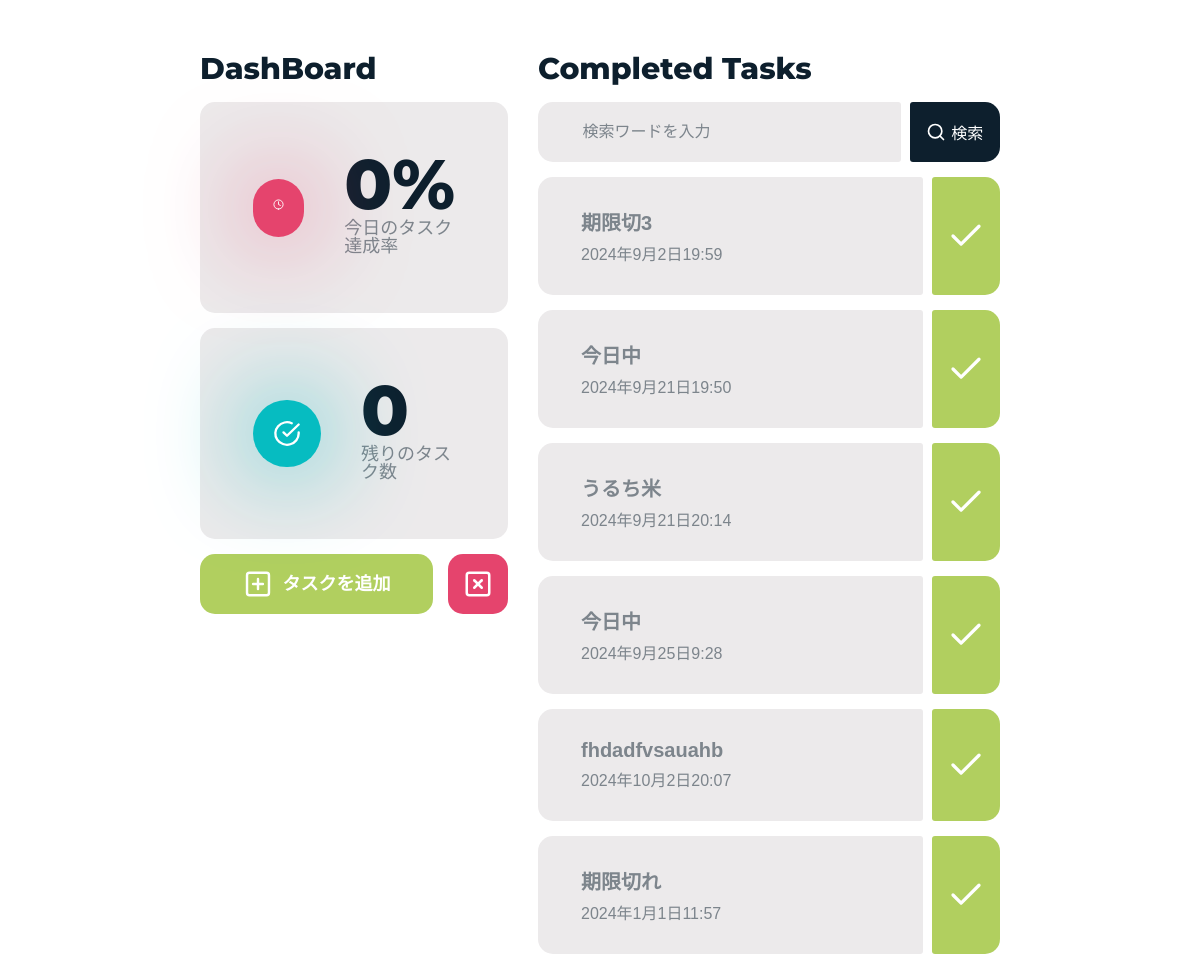
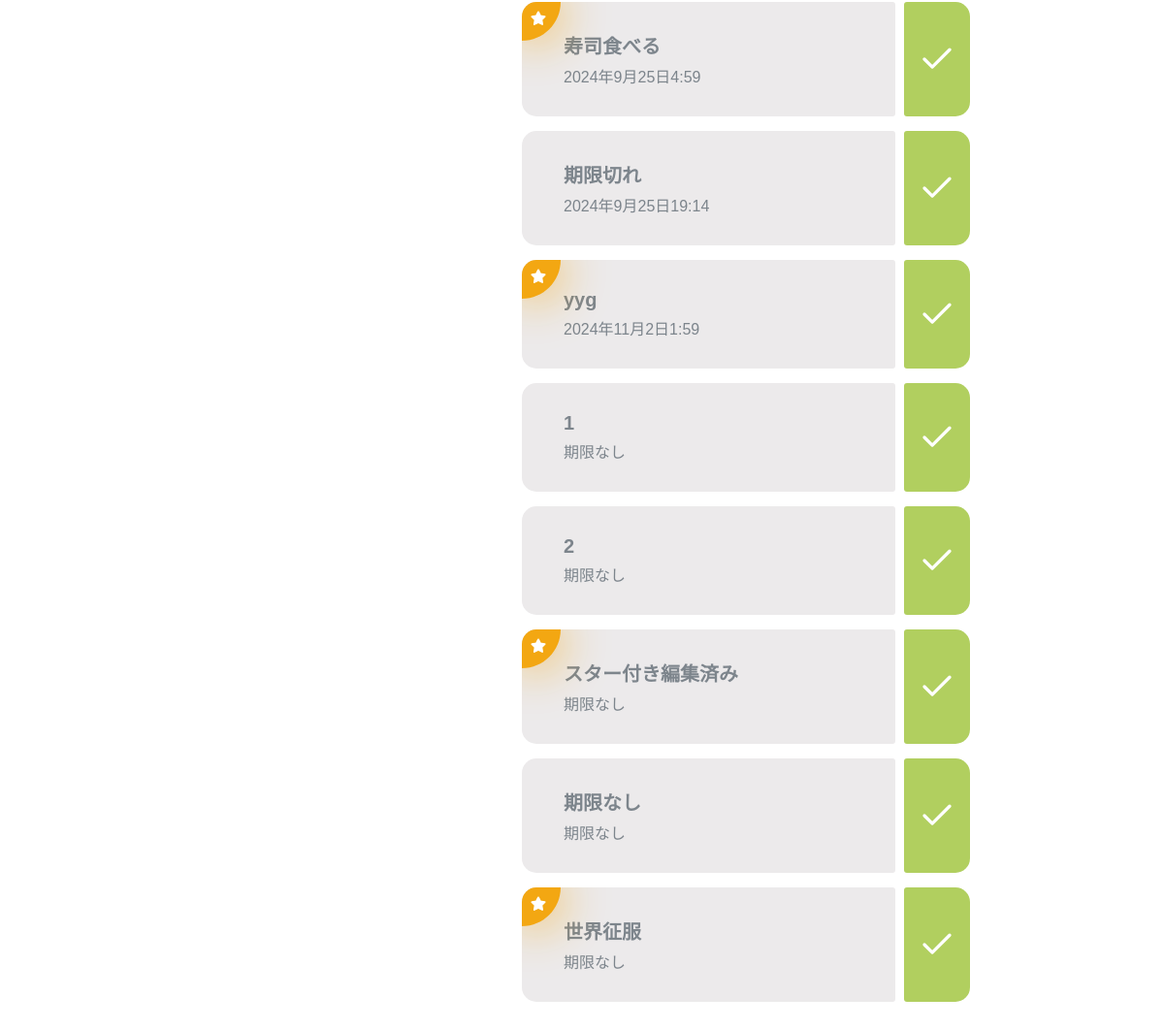
/todo/task_list/?isCompleted=true&sortBy=complete_date, run on the app's committed database (2 pictures, top to bottom).
### todo/models.py (models this page shows, shortened)
class Task(models.Model):
    title = models.CharField('タイトル', max_length=200)
    isStared = models.BooleanField(default=False)
    isCompleted = models.BooleanField(default=False)
    due = models.DateTimeField(null=True, blank=True)
    completeDate = models.DateTimeField(null=True, blank=True)

### todo/views.py (the view)
# urls.py: path('task_list/', views.TaskListView.as_view(), name='task_list'),
class TaskListView(generic.ListView):
    model = Task
    def get_queryset(self):
        queryset = Task.objects.order_by(F('due').asc(nulls_last=True))
        query = self.request.GET.get('query')
        now = timezone.now()
        start_of_today = timezone.make_aware(datetime.datetime(now.year, now.month, now.day, 0, 0, 0))
        end_of_today = timezone.make_aware(datetime.datetime(now.year, now.month, now.day, 23, 59, 59))
        filters = Q()
        if query:
            filters &= Q(title__icontains=query)
        is_completed = self.request.GET.get('isCompleted', 'false')
        if is_completed == 'true':
            filters &= Q(isCompleted=True)
        elif is_completed == 'false':
            filters &= Q(isCompleted=False)
        is_todays_task = self.request.GET.get('isTodaysTask')
        if is_todays_task == 'true':
            filters &= Q(due__range=(start_of_today, end_of_today))
        elif is_todays_task == 'false':
            filters &= ~Q(due__range=(start_of_today, end_of_today))
        is_over_due = self.request.GET.get('isOverDue')
        if is_over_due == 'true':
            filters &= Q(due__lt=now)
        elif is_over_due == 'false':
            filters &= ~Q(due__lt=now)
        is_Stared = self.request.GET.get('isStared')
        if is_Stared == 'true':
            filters &= Q(isStared=True)
        elif is_Stared == 'false':
            filters &= Q(isStared=False)
        is_none_due = self.request.GET.get('isNoneDue')
        if is_none_due == 'true':
            filters &= Q(due__isnull = True)
        elif is_none_due == 'false':
            filters &= Q(due__isnull = False)
        sort_by = self.request.GET.get('sortBy')
        if sort_by == 'complete_date':
            queryset = Task.objects.order_by(('completeDate'))
        messages.add_message(self.request, messages.INFO, query)
        return queryset.filter(filters)

### todo/templatetags/custom_tags.py (called while the page is built)
@register.simple_tag
def calc_task_rate():
    now = timezone.now()
    start_of_today = timezone.make_aware(datetime.datetime(now.year, now.month, now.day, 0, 0, 0))
    end_of_today = timezone.make_aware(datetime.datetime(now.year, now.month, now.day, 23, 59, 59))
    totalTasks = Task.objects.filter(due__range=(start_of_today, end_of_today))
    completedTasks = totalTasks.filter(isCompleted = True).count()
    totalTasksCount = totalTasks.count()
    if completedTasks == 0 or totalTasksCount == 0:
            result = 0
    else:
        result = math.floor(completedTasks / totalTasksCount * 100)
    return result

@register.simple_tag
def get_remaining_task_count():
     return Task.objects.filter(isCompleted = False).count()

@register.filter
def is_todays_task(due):
    now = timezone.now()
    start_of_today = timezone.make_aware(datetime.datetime(now.year, now.month, now.day, 0, 0, 0))
    end_of_today = timezone.make_aware(datetime.datetime(now.year, now.month, now.day, 23, 59, 59))
    if due == None:
         return False
    else:
        if start_of_today <= due <= end_of_today:
            return True
        else:
            return False

@register.filter
def is_over_due(due):
    now = timezone.now()
    if due == None:
         return False
    else:
        if due < now:
            return True
        else:
            return False

### templates/todo/task_list.html (shortened to what this page needs)
{% extends "base.html" %}
{% load static %}
{% load custom_tags %}
{% block content %}
<article class="task_container">
    <h1 class="title en_bold">
        {% if request.GET.isCompleted != "true" %}Tasks{% else %}Completed Tasks{% endif %}
    </h1>
    <form method="get" class="search_container">
        <input class="search_box" type="search" value="{{ request.GET.query }}"
            name="query" type="text"
            placeholder=" 検索ワードを入力 ">
        <button class="search_button">
            <img src="{% static "img/search_icon.svg" %}" alt="">
            <p>検索</p>
        </button>
    </form>
    {% for task in task_list %}
    <div class="task_card" id="task-{{ task.id }}">
        <div class="content">
            <div class="info">
                <h1 class="title {% if task.isCompleted %} completed {% endif %}">{{ task.title }}</h1>
                <div class="due_box">
                    {% if task.due != None %}
                        <p class="
                        due
                        ">{{ task.due }}</p>
                    {% else %}
                        <p class="due">期限なし</p>
                    {% endif %}
                </div>
            </div>
            {% if task.isStared == True %}
                <img src="{% static "img/star_tag.svg" %}" class="star_tag">
            {% endif %}
        </div>
        <form action="{% url 'todo:toggle_task_completion' task.id %}" method="post" class="check_form">
            <button type="submit" class="check_button{% if task.isCompleted %} completed {% endif %}">
                <img src="{% static "img/check_icon.svg" %}" alt="">
            </button>
        </form>
    </div>
    {% endfor %}
</article>
{% endblock %}

### templates/base.html (shortened to what this page needs)
<!DOCTYPE html>
<html lang="ja">
<head>
    {% load static %}
    {% load custom_tags %}
    <link rel="stylesheet" href="{% static "css/reset.css" %}">
    <link rel="stylesheet" href="{% static "css/app.css" %}">
</head>
<body>
    <main>
        <div class="side">
            <section class="dashBoard">
                <a class="title en_bold" href="{% url 'todo:task_list' %}">DashBoard</a>
                <article class="achieve_rate_board board">
                    <div class="icon">
                        <img src="{% static "img/clock_icon.svg" %}" alt="">
                    </div>
                    <div class="board_content">
                        <h1 class="en_bold">{% calc_task_rate %}%</h1>
                        <p>今日のタスク達成率</p>
                    </div>
                </article>
                <article class="remaining_task_board board">
                    <div class="icon">
                        <img src="{% static "img/check_circle_icon.svg" %}" alt="">
                    </div>
                    <div class="board_content">
                        <h1 class="en_bold">{% get_remaining_task_count %}</h1>
                        <p>残りのタスク数</p>
                    </div>
                </article>
                <article class="button_container">
                    <a href="{% url 'todo:task_create' %}" class="add_task_button">
                        <img class="icon" src="{% static "img/plus_icon.svg" %}" alt="">
                        <p>タスクを追加</p>
                    </a>
                    <form method="GET" action="{% url 'todo:task_list' %}" class="completed_tasks_form">
                        <button type="submit" class="completed_tasks_button {% if request.GET.isCompleted == 'true' %}checked{% endif %}">
                        </button>
                    </form>
                </article>
            </section>
        </div>
        <section class="taskList">
            {% block content %}
            {% endblock %}
        </section>
    </main>
</body>
</html>

### static/css/app.css (style rules this page uses)
:root { --color_white: #FFFFFF; --color_white_off: #d5d5d5; --color_black: #0D1F2D; --color_black_dimmed: #0d1f2d80; --color_lightgray: #ECEAEB; --color_red: #E5446D; --color_blue: #06BCC1; --color_green: #B1CF5F; --color_green_dimmed: #8aa14b; --color_yellow: #F3A712; --color_purple: #6A7FDB; }
body { background-color: white; padding: 50px 200px; }
main { display: flex; font-family: "Noto Sans JP", sans-serif; font-weight: 400; gap: 30px; color: var(--color_black); }
img { -webkit-user-drag: none; vertical-align:top; }
.en_bold { font-family: "Montserrat", sans-serif; font-weight: 800; }
.side { width: 40%; }
.title { font-size: 30px; }
.dashBoard { position: sticky; top: 50px; width: 100%; display: flex; flex-direction: column; gap: 15px; }
.taskList { width: 60%; }
.task_container { width: 100%; display: flex; flex-direction: column; gap: 15px; }
.board .icon { height: auto; padding: 20px; border-radius: 999px; background: var(--color_black); }
.board .icon img { width: 60px; height: auto; aspect-ratio: 1/1; }
.board { background: var(--color_lightgray); display: flex; justify-content: center; align-items: center; padding: 58px 53px; gap: 40px; border-radius: 15px; }
.board_content { display: flex; flex-direction: column; justify-content: space-between; gap: 10px; width: 100%; height: 100%; }
.board h1 { font-size: 70px; line-height: 0.7; }
.board p { font-size: 18px; font-weight: 300; color: var(--color_black_dimmed); line-height: 1; }
.achieve_rate_board .icon { background: var(--color_red); filter: drop-shadow(0px 0px 50px var(--color_red)); }
.remaining_task_board .icon { background: var(--color_blue); filter: drop-shadow(0px 0px 50px var(--color_blue)); }
.button_container { display: flex; gap: 15px; width: 100%; height: 60px; }
.add_task_button { background: var(--color_green); display: flex; justify-content: center; align-items: center; color: var(--color_white); width: 100%; padding: 15px; border-radius: 15px; gap: 10px; transition: filter 0.35s ease, transform 0.35s ease; }
.add_task_button p { font-size: 18px; font-weight: 600; line-height: 1; }
.button_container .icon { width: 30px; height: auto; }
.completed_tasks_button { background-color: var(--color_lightgray); height: 100%; width: auto; display: flex; justify-content: center; align-items: center; aspect-ratio: 1/1; border-radius: 15px; cursor: pointer; background-image: url(../img/check_square_inactive_icon.svg); background-size: 30px; background-position: center; background-repeat: no-repeat; }
.completed_tasks_button.checked { background-color: var(--color_red); background-image: url(../img/x_white_icon.svg); }
.task_card { display: flex; gap: 9px; }
.task_card .content { position: relative; width: 85%; background: var(--color_lightgray); padding: 30px 43px; border-radius: 15px 3px 3px 15px; overflow: hidden; display: flex; align-items: center; justify-content: space-between; }
.task_card .info { display: flex; flex-direction: column; gap: 5px; }
.task_card .content .title { font-weight: 600; font-size: 20px; overflow-wrap: anywhere; }
.task_card .content .title.completed { color: var(--color_black_dimmed); }
.due_box { display: flex; align-items: center; gap: 6px; }
.task_card .content .due { color: var(--color_black_dimmed); }
.task_card form:has(.check_button) { width: 15%; height: auto; }
.task_card .check_button { width: 100%; display: flex; justify-content: center; align-items: center; background: var(--color_black); border-radius: 3px 15px 15px 3px; cursor: pointer; transition: all 1s; height: 100%; }
.task_card .check_button.completed { background: var(--color_green); transition: filter .25s; }
.task_card .check_button img { width: 40px; height: auto; aspect-ratio: 1/1; }
.star_tag { position: absolute; top: 0; left: 0; width: 40px; height: auto; aspect-ratio: 1/1; filter: drop-shadow(0px 0px 25px var(--color_yellow)); }
.search_container { display: flex; gap: 9px; }
.search_box { display: block; width: 80%; height: 60px; padding-left: 40px; background: var(--color_lightgray); border-radius: 15px 3px 3px 15px; margin: 0; }
.search_box::placeholder { color: var(--color_black_dimmed); }
.search_button { display: flex; justify-content: center; align-items: center; background: var(--color_black); color: var(--color_white); height: 60px; width: 20%; margin: 0; border-radius: 3px 15px 15px 3px; gap: 5px; cursor: pointer; }
.search_button p { font-size: 16px; }
.search_button img { width: 20px; height: auto; aspect-ratio: 1/1; }

### data on the page
Task: title "期限切3", due "2024年9月2日19:59"
Task: title "今日中", due "2024年9月21日19:50"
Task: title "うるち米", due "2024年9月21日20:14"
Task: title "今日中", due "2024年9月25日9:28"
Task: title "fhdadfvsauahb", due "2024年10月2日20:07"
Task: title "期限切れ", due "2024年1月1日11:57"
Task: title "寿司食べる", due "2024年9月25日4:59", isStared True (drawn)
Task: title "期限切れ", due "2024年9月25日19:14"
Task: title "yyg", due "2024年11月2日1:59", isStared True (drawn)
Task: title "1", shows "期限なし"
Task: title "2", shows "期限なし"
Task: title "スター付き編集済み", shows "期限なし", isStared True (drawn)
Task: title "期限なし"
Task: title "世界征服", shows "期限なし", isStared True (drawn)
